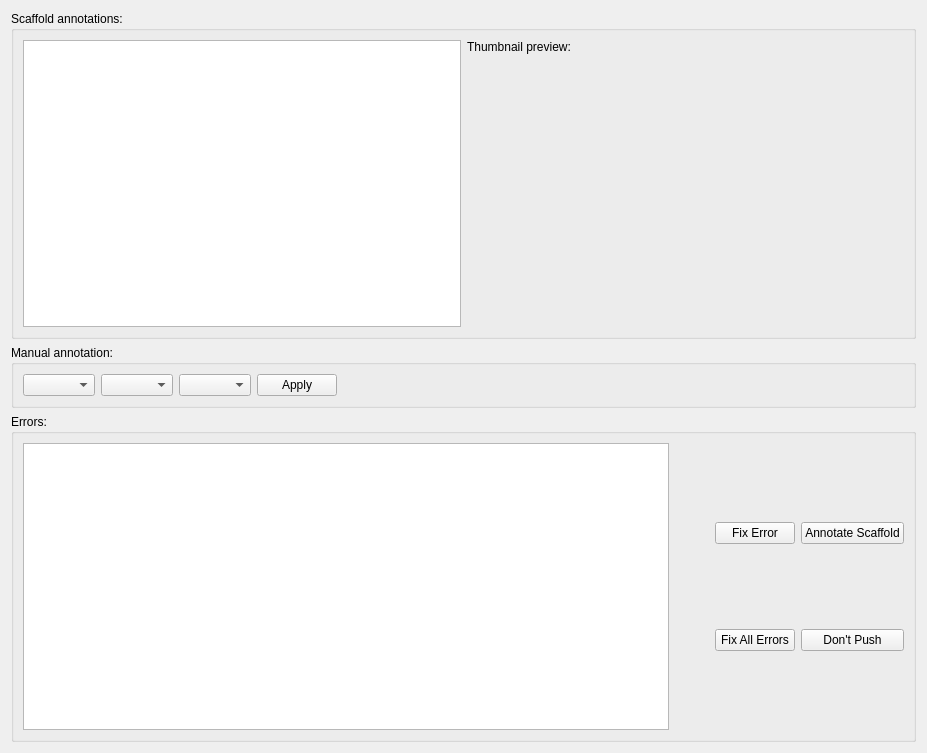
<?xml version="1.0" encoding="UTF-8"?>
<ui version="4.0">
 <class>ScaffoldAnnotationWidget</class>
 <widget class="QWidget" name="ScaffoldAnnotationWidget">
  <property name="geometry">
   <rect>
    <x>0</x>
    <y>0</y>
    <width>927</width>
    <height>753</height>
   </rect>
  </property>
  <property name="windowTitle">
   <string>ScaffoldAnnotationWidget</string>
  </property>
  <layout class="QVBoxLayout" name="verticalLayout">
   <item>
    <widget class="QGroupBox" name="groupBoxScaffoldAnntotations">
     <property name="title">
      <string>Scaffold annotations:</string>
     </property>
     <layout class="QHBoxLayout" name="horizontalLayout_2">
      <item>
       <widget class="QTreeView" name="treeViewScaffoldAnnotations"/>
      </item>
      <item>
       <layout class="QVBoxLayout" name="verticalLayout_2">
        <item>
         <widget class="QLabel" name="thumbnail_preview_label">
          <property name="sizePolicy">
           <sizepolicy hsizetype="Minimum" vsizetype="Minimum">
            <horstretch>0</horstretch>
            <verstretch>0</verstretch>
           </sizepolicy>
          </property>
          <property name="text">
           <string>Thumbnail preview:</string>
          </property>
         </widget>
        </item>
        <item>
         <widget class="QLabel" name="labelThumbnailPreview">
          <property name="sizePolicy">
           <sizepolicy hsizetype="Expanding" vsizetype="Expanding">
            <horstretch>0</horstretch>
            <verstretch>0</verstretch>
           </sizepolicy>
          </property>
          <property name="text">
           <string/>
          </property>
         </widget>
        </item>
        <item>
         <spacer name="verticalSpacer">
          <property name="orientation">
           <enum>Qt::Vertical</enum>
          </property>
          <property name="sizeHint" stdset="0">
           <size>
            <width>20</width>
            <height>40</height>
           </size>
          </property>
         </spacer>
        </item>
       </layout>
      </item>
     </layout>
    </widget>
   </item>
   <item>
    <widget class="QGroupBox" name="groupBox">
     <property name="title">
      <string>Manual annotation:</string>
     </property>
     <layout class="QHBoxLayout" name="horizontalLayout_3">
      <item>
       <widget class="QComboBox" name="comboBoxAnnotationSubject"/>
      </item>
      <item>
       <widget class="QComboBox" name="comboBoxSAnnotationPredicate"/>
      </item>
      <item>
       <widget class="QComboBox" name="comboBoxAnnotationObject"/>
      </item>
      <item>
       <widget class="QPushButton" name="pushButtonApply">
        <property name="text">
         <string>Apply</string>
        </property>
       </widget>
      </item>
      <item>
       <spacer name="horizontalSpacer_3">
        <property name="orientation">
         <enum>Qt::Horizontal</enum>
        </property>
        <property name="sizeHint" stdset="0">
         <size>
          <width>40</width>
          <height>20</height>
         </size>
        </property>
       </spacer>
      </item>
     </layout>
    </widget>
   </item>
   <item>
    <widget class="QGroupBox" name="groupBoxErrors">
     <property name="layoutDirection">
      <enum>Qt::LeftToRight</enum>
     </property>
     <property name="title">
      <string>Errors:</string>
     </property>
     <layout class="QGridLayout" name="gridLayout2">
      <item row="0" column="1">
       <layout class="QGridLayout" name="gridLayoutButtons">
        <item row="0" column="2">
         <widget class="QPushButton" name="annotate_scaffold_button">
          <property name="sizePolicy">
           <sizepolicy hsizetype="Expanding" vsizetype="Fixed">
            <horstretch>0</horstretch>
            <verstretch>0</verstretch>
           </sizepolicy>
          </property>
          <property name="text">
           <string>Annotate Scaffold</string>
          </property>
         </widget>
        </item>
        <item row="0" column="1">
         <widget class="QPushButton" name="buttonFixError">
          <property name="sizePolicy">
           <sizepolicy hsizetype="Expanding" vsizetype="Fixed">
            <horstretch>0</horstretch>
            <verstretch>0</verstretch>
           </sizepolicy>
          </property>
          <property name="text">
           <string>Fix Error</string>
          </property>
         </widget>
        </item>
        <item row="1" column="1">
         <widget class="QPushButton" name="buttonFixAllErrors">
          <property name="text">
           <string>Fix All Errors</string>
          </property>
         </widget>
        </item>
        <item row="1" column="2">
         <widget class="QPushButton" name="pushButton_3">
          <property name="text">
           <string>Don't Push</string>
          </property>
         </widget>
        </item>
        <item row="0" column="0">
         <spacer name="horizontalSpacer_2">
          <property name="orientation">
           <enum>Qt::Horizontal</enum>
          </property>
          <property name="sizeHint" stdset="0">
           <size>
            <width>40</width>
            <height>20</height>
           </size>
          </property>
         </spacer>
        </item>
       </layout>
      </item>
      <item row="0" column="0">
       <widget class="QListView" name="listViewErrors">
        <property name="sizePolicy">
         <sizepolicy hsizetype="Expanding" vsizetype="Expanding">
          <horstretch>1</horstretch>
          <verstretch>0</verstretch>
         </sizepolicy>
        </property>
       </widget>
      </item>
     </layout>
    </widget>
   </item>
  </layout>
 </widget>
 <resources/>
 <connections/>
</ui>
